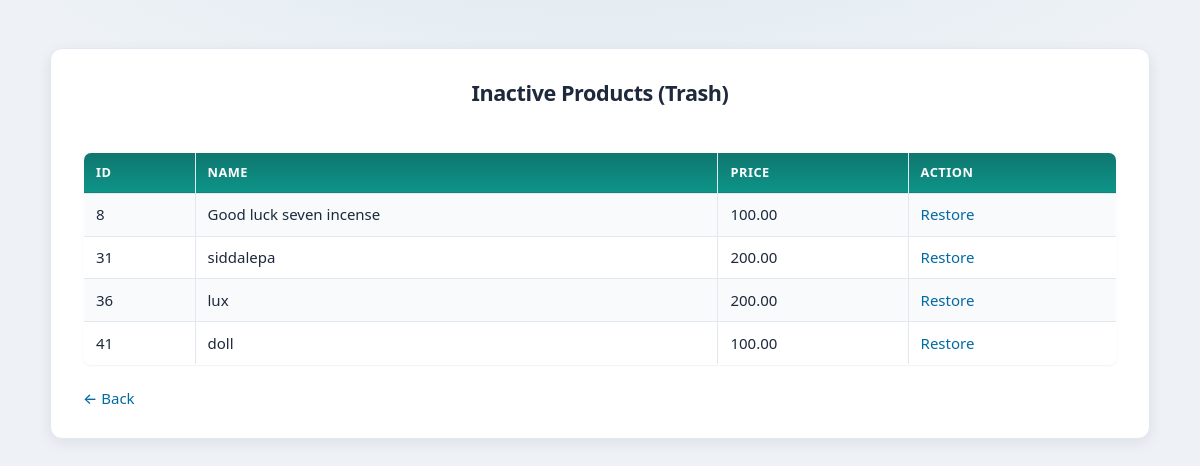
The page /inactive_products.php (signed in) on the database as committed earlier.
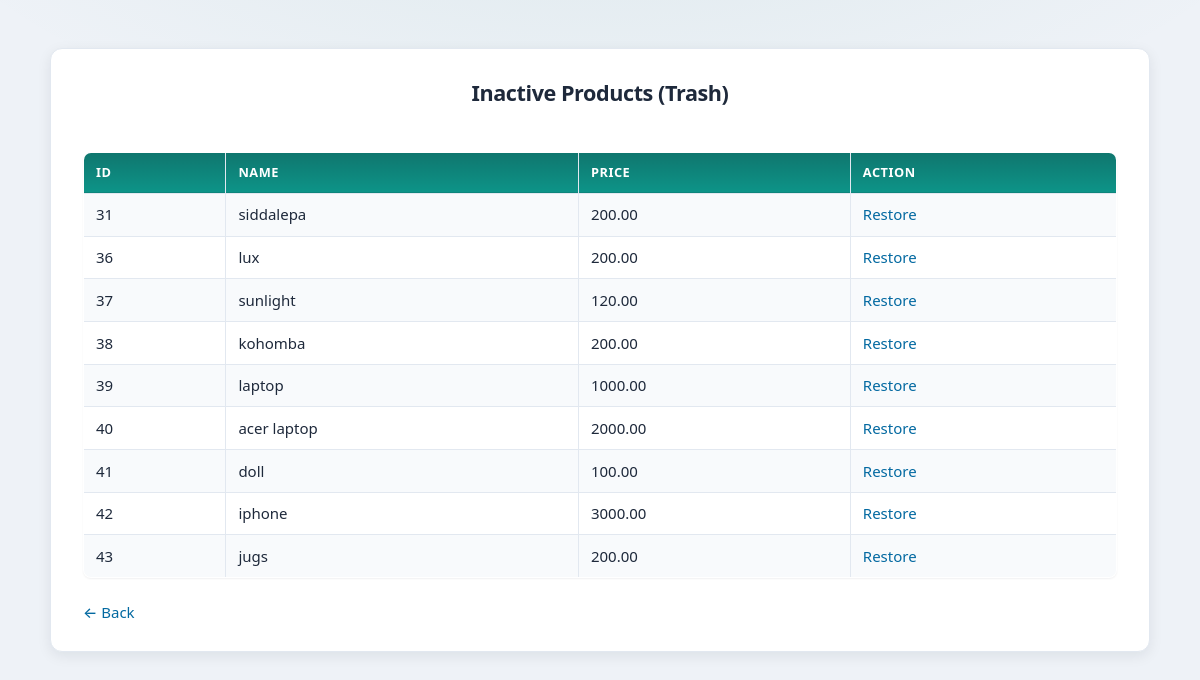
The same page on the database as committed later.
### tables this page shows
CREATE TABLE IF NOT EXISTS `product` (
  `product_id` int NOT NULL AUTO_INCREMENT,
  `product_name` varchar(100) NOT NULL,
  `unit_price` decimal(10,2) NOT NULL,
  `category_id` int NOT NULL,
  `status` varchar(20) DEFAULT 'active',
  PRIMARY KEY (`product_id`),
  UNIQUE KEY `product_name` (`product_name`),
  KEY `category_id` (`category_id`)
);

### inactive_products.php (the view, shortened to what this page needs)
<?php
include 'includes/config.php';
$result = mysqli_query($conn,"SELECT * FROM product WHERE status='inactive'");
?>
<!DOCTYPE html>
<html>
<head>
    <link rel="stylesheet" href="style.css">
</head>
<body>
<div class="login-box">
<h2>Inactive Products (Trash)</h2>
<br>
<table border="1" width="100%">
<tr>
    <th>ID</th>
    <th>Name</th>
    <th>Price</th>
    <th>Action</th>
</tr>
<?php while($row = mysqli_fetch_assoc($result)): ?>
<tr>
    <td><?php echo $row['product_id']; ?></td>
    <td><?php echo $row['product_name']; ?></td>
    <td><?php echo $row['unit_price']; ?></td>
    <td>
        <a href="restore_product.php?id=<?php echo $row['product_id']; ?>">
            Restore
        </a>
    </td>
</tr>
<?php endwhile; ?>
</table>
<br>
<a href="products.php">← Back</a>
</div>
</body>
</html>

Rows that differ between the two databases and show on the page:
no longer on this page (row edited): product: product_id "8", product_name "Good luck seven incense", unit_price "100.00"
now on this page (row edited): product: product_id "37", product_name "sunlight", unit_price "120.00"
now on this page (row edited): product: product_id "38", product_name "kohomba", unit_price "200.00"
now on this page (row edited): product: product_id "39", product_name "laptop", unit_price "1000.00"
now on this page (row edited): product: product_id "40", product_name "acer laptop", unit_price "2000.00"
now on this page (row edited): product: product_id "42", product_name "iphone", unit_price "3000.00"
now on this page (row edited): product: product_id "43", product_name "jugs", unit_price "200.00"
